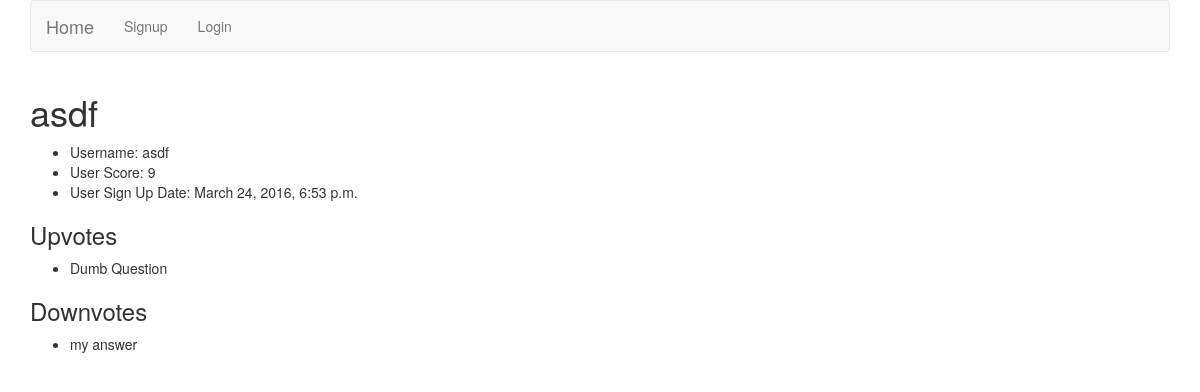
/userdetail/3, run on an earlier commit of the app's database.
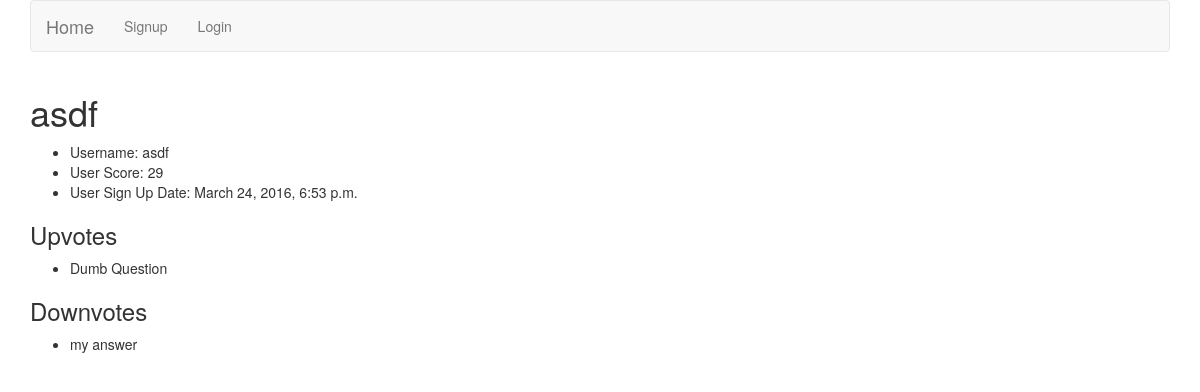
And on a later commit of the database.
### duckapp/models.py (models this page shows)
class UserProfile(models.Model):
    user = models.OneToOneField('auth.User')
    score = models.IntegerField(default=0)
    sign_up_date = models.DateTimeField(auto_now_add=True)
    upvotes = models.ManyToManyField(Answer, related_name='upvote')
    downvotes = models.ManyToManyField(Answer, related_name='downvote')

### duckapp/views.py (the view)
# urls.py: url(r'^userdetail/(?P<pk>\d+)', UserDetailView.as_view(), name='user_detail'),
class UserDetailView(DetailView):
    model = UserProfile

### duckapp/models.py (called while the page is built)
    def __str__(self):
        return "{}".format(self.title)

### duckapp/templates/duckapp/userprofile_detail.html
{% extends 'base.html' %}
{% load bootstrap3 %}
{% block content %}
<div class="container">
<h1>{{ object.user }}</h1>
    <ul>
        <li>Username: {{ object.user }}</li>
        <li>User Score: {{ object.score }}</li>
        <li>User Sign Up Date: {{ object.sign_up_date }}</li>
    </ul>
    <h3>Upvotes</h3>
    <ul>
        {% for upvote in object.upvotes.all %}
            <li>{{ upvote }}</li>
        {% endfor %}
    </ul>
    <h3>Downvotes</h3>
    <ul>
        {% for downvote in object.downvotes.all %}
            <li>{{ downvote }}</li>
        {% endfor %}
    </ul>
</div>
{% endblock %}

What changed in the data, as far as the page shows it:
changed UserProfile "asdf": score "9" → "29"
